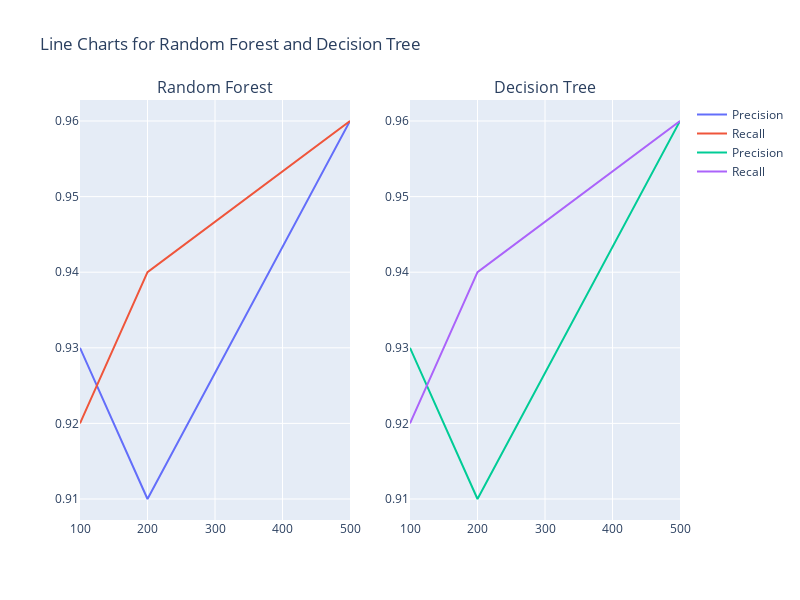

This figure's notebook cell:
### Code cell
import plotly.graph_objects as go
from plotly.subplots import make_subplots

# Data
x_values = [100, 200, 500]
rf_precision = [0.93, 0.91, 0.96]
rf_recall = [0.92, 0.94, 0.96]
dt_precision = [0.93, 0.91, 0.96]
dt_recall = [0.92, 0.94, 0.96]

# Create subplots: 2 rows, 1 column
fig = make_subplots(rows=1, cols=2, subplot_titles=("Random Forest", "Decision Tree"))

# Add traces
fig.add_trace(go.Scatter(x=x_values, y=rf_precision, mode='lines', name='Precision'), row=1, col=1)
fig.add_trace(go.Scatter(x=x_values, y=rf_recall, mode='lines', name='Recall'), row=1, col=1)
fig.add_trace(go.Scatter(x=x_values, y=dt_precision, mode='lines', name='Precision'), row=1, col=2)
fig.add_trace(go.Scatter(x=x_values, y=dt_recall, mode='lines', name='Recall'), row=1, col=2)

# Update layout
fig.update_layout(height=600, width=800, title_text="Line Charts for Random Forest and Decision Tree")

# Show the plot
fig.show()

### Figure 1 — Plotly figure (JSON) as saved in the notebook; plotly's stock layout.template omitted (floating-point values rounded to 4 significant figures)
{"data": [{"mode": "lines", "name": "Precision", "type": "scatter", "x": [100, 200, 500], "xaxis": "x", "y": [0.93, 0.91, 0.96], "yaxis": "y"}, {"mode": "lines", "name": "Recall", "type": "scatter", "x": [100, 200, 500], "xaxis": "x", "y": [0.92, 0.94, 0.96], "yaxis": "y"}, {"mode": "lines", "name": "Precision", "type": "scatter", "x": [100, 200, 500], "xaxis": "x2", "y": [0.93, 0.91, 0.96], "yaxis": "y2"}, {"mode": "lines", "name": "Recall", "type": "scatter", "x": [100, 200, 500], "xaxis": "x2", "y": [0.92, 0.94, 0.96], "yaxis": "y2"}], "layout": {"annotations": [{"font": {"size": 16}, "showarrow": false, "text": "Random Forest", "x": 0.225, "xanchor": "center", "xref": "paper", "y": 1, "yanchor": "bottom", "yref": "paper"}, {"font": {"size": 16}, "showarrow": false, "text": "Decision Tree", "x": 0.775, "xanchor": "center", "xref": "paper", "y": 1, "yanchor": "bottom", "yref": "paper"}], "height": 600, "title": {"text": "Line Charts for Random Forest and Decision Tree"}, "width": 800, "xaxis": {"anchor": "y", "domain": [0, 0.45]}, "xaxis2": {"anchor": "y2", "domain": [0.55, 1]}, "yaxis": {"anchor": "x", "domain": [0, 1]}, "yaxis2": {"anchor": "x2", "domain": [0, 1]}}}
